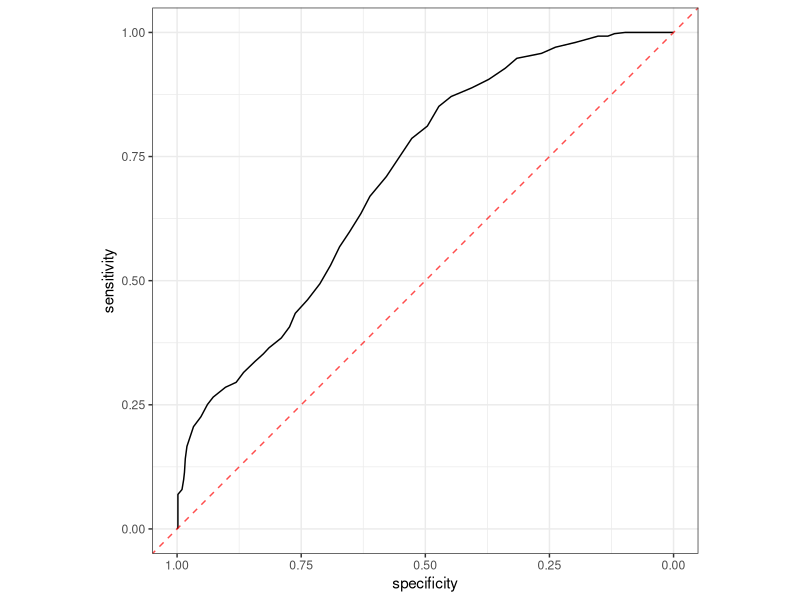
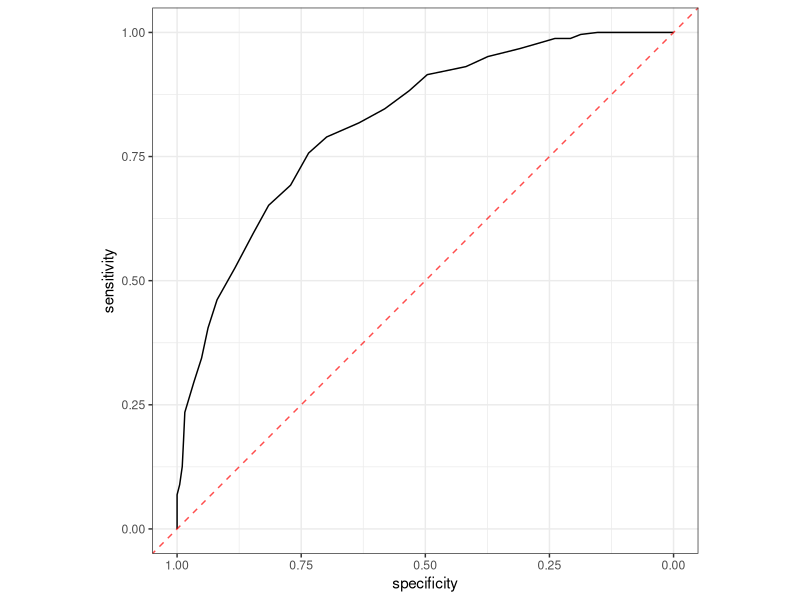
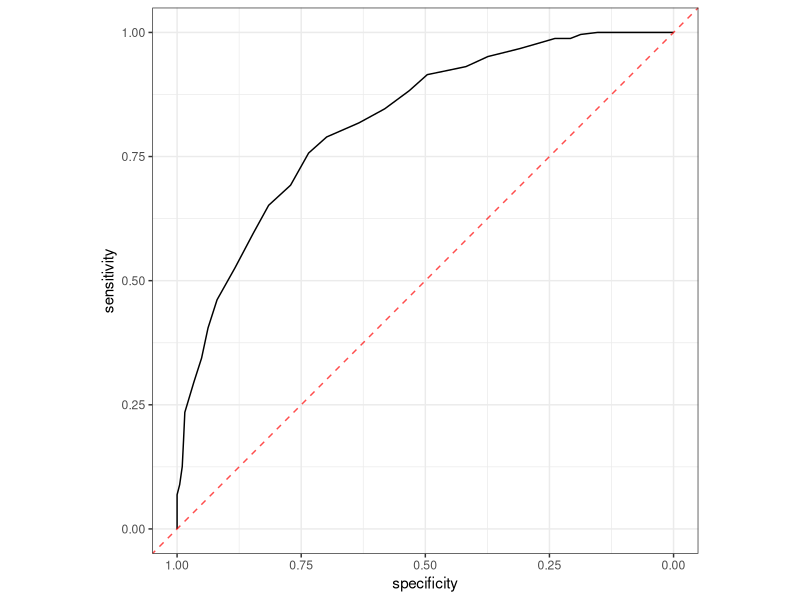
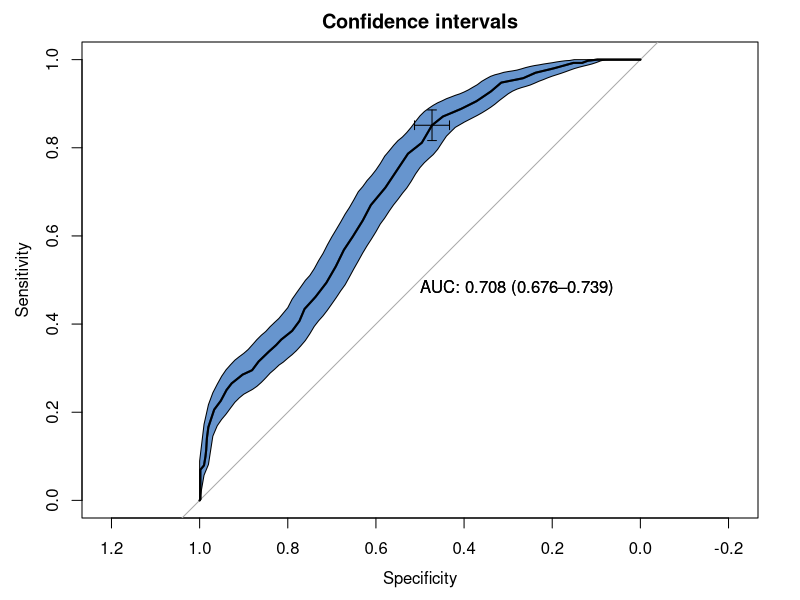
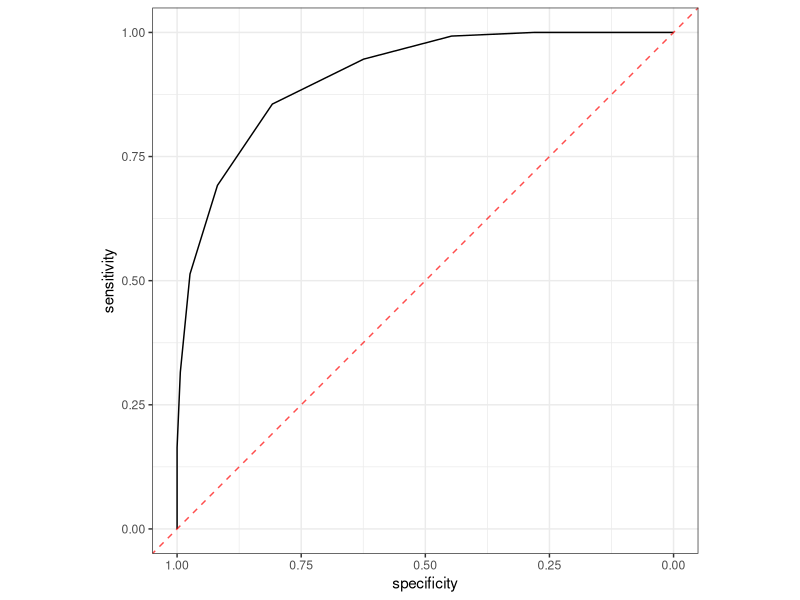

Write the R code that produced these figures, in order.
## ---- chunk 1
knitr::opts_chunk$set(
	echo = TRUE,
	message = FALSE,
	warning = FALSE
)
# library(readr)
library(readxl)

library(tidyverse)
## ---- chunk 2

trauma <- read_excel("trauma.xlsx", col_types = c("skip", 
     "numeric", "text", "text", "numeric", 
     "text", "numeric", "numeric", "numeric", 
     "numeric", "numeric", "numeric", "numeric"))

trauma <- trauma %>%
    mutate(across(c(id, Sex, Death), ~ as.factor(.x)))

# read_file("TZ.txt")

trauma <- trauma %>% 
  mutate(Height = str_replace_all(Height, "\"", "")) 

trauma$Height <- as.numeric(trauma$Height)
  
trauma <- trauma %>% 
  mutate(Height = round(((Height*2.54)/100), digits = 2))

trauma <- trauma %>% 
  mutate(Weight = round(Weight/2.2, digits = 1))




## ---- chunk 3
# Дайте описательную статистику для переменных, включённых в датасет.
trauma %>% 
  summary()

#Заменяем 0 на NA
trauma <- trauma %>%
    mutate(Hb = na_if(Hb, 0))

#Дополнительно  рассчитайте, у какого количества пациентов и в каком проценте случаев у пациентов был снижен уровень гемоглобина? Используйте следующие референтные значения (Мужчины:  13.5–16 г/дл, Женщины: 12–14 г/дл).

trauma <- trauma %>% 
  mutate(Hb_low = case_when((Sex == "Male" & Hb < 13.5) | (Sex == "Female" & Hb < 12) ~ 1, TRUE ~ 0))

Hb_low <- trauma %>% 
  group_by(Hb_low) %>%
  summarise(n = n()) %>%
  mutate(Percent = n/sum(n)*100) %>% round(2)

Hb_low <- Hb_low %>%
  mutate(Hb_low = recode(Hb_low, `0` = "Normal", `1` = "Low level"))


print(paste0(" Значение гемоглобны (Hb) снижено у: ", Hb_low$n[2], " обследованных "))
print(paste0(" Что составило: ", Hb_low$Percent[2], " % от общего количества обследованных (n = ", trauma %>% summarise(n()), ")"))
## ---- chunk 4
# Рассчитайте индекс массы тела у пациентов (кг / м2).  

trauma <- trauma %>% 
  mutate(BMI = (Weight/Height^2) %>% round(1))

# Каков был средний (M (SD)) уровень  ИМТ у пациентов, включённых в исследование?
BMI <- trauma %>% 
  summarise(Mean = mean(BMI), SD = sd(BMI)) %>% 
  round(2)

print(paste0(" Средний уровень ИМТ (M(SD)), у влючённых в исследование составил: ", BMI$Mean, "(", BMI$SD, ")"))

# Какая доля пациентов имела ожирение (ИМТ  > 30)? 
Obesity <- trauma %>% 
  mutate(Obesity = case_when(BMI > 30 ~ 1, TRUE ~ 0)) %>% 
  group_by(Obesity) %>% 
  summarise(n = n()) %>% 
  mutate(Percent = n/sum(n)*100) %>% 
  round(2)

Obesity <- Obesity %>%
  mutate(Obesity = recode(Obesity, `0` = "Normal", `1` = "Obesity"))

print(paste0(" Доля поциентов с ожирением (ИМТ>30) составила ", Obesity$Percent[2], " % от общего количества обследованных (n = ", trauma %>% summarise(n()), ")" ))
## ---- chunk 5
# Как выглядит ROC-кривая для предсказания летального исхода в течение 24 часов по  переменной, характеризующей уровень гемоглобина? Постройте график. Чем может быть  обусловлена такая форма кривой?

library(pROC)

#Convert column Death to numeric
# trauma <- trauma %>%
#     mutate(across(c(id, Sex, Death), ~ as.numeric(.x)))


roc_curve_1 <- roc(Death ~ Hb, 
                   data = trauma,
                   ci = T) 

roc_curve_1 %>% 
    ggroc() + 
    geom_abline(slope=1, intercept = 1, linetype = "dashed", alpha=0.7, color = "red") + 
    coord_equal() +
    theme_bw() 

# Отдельные графики по полу
trauma_male <- trauma %>% 
  dplyr::filter(Sex == "Male") 

roc_curve_m <- roc(Death ~ Hb, 
                   data = trauma_male,
                   ci = T) 

roc_curve_m %>% 
    ggroc() + 
    geom_abline(slope=1, intercept = 1, linetype = "dashed", alpha=0.7, color = "red") + 
    coord_equal() +
    theme_bw()   

trauma_female <- trauma %>% 
  dplyr::filter(Sex == "Famale") 

roc_curve_f <- roc(Death ~ Hb, 
                   data = trauma_male,
                   ci = T) 

roc_curve_f %>% 
    ggroc() + 
    geom_abline(slope=1, intercept = 1, linetype = "dashed", alpha=0.7, color = "red") + 
    coord_equal() +
    theme_bw()   

#########################Altenative plot with CI######################################
###https://programmersought.com/article/10166297014/##################################
rocobj <- plot.roc(trauma$Death, trauma$Hb,
                   
                   main="Confidence intervals", percent=FALSE,
                   
                   ci=TRUE, # compute AUC (of AUC by default)
                   
                   print.auc=TRUE) # print the AUC (will contain the CI)

ciobj <- ci.se(rocobj, # CI of sensitivity
               
               # specificities=seq(0, 100, 5)) # over a select set of specificities
               specificities=seq(0, 1, 0.01)) # over a select set of specificities

plot(ciobj, type="shape", col="#1c61b6AA") # plot as a blue shape
plot(ci(rocobj, of="thresholds", thresholds="best")) # add one threshol




print(paste0("Сделал графики отдельно для полов для демонстрации бимодальности общего"))
## ---- chunk 6
# Чему равна площадь под ROC-кривой, которую вы построили в вопросе 3? 
print(paste0(" Площадь под ROC-кривой составила: ", round(roc_curve_1$auc, digits = 2)))
  
# Чему равен 95%  двусторонний ДИ для площади под ROC-кривой, которую вы построили в вопросе 3? 
print(paste0(" 95% двусторонний ДИ для площади под ROC-кривой составил: ", round(roc_curve_1$ci[1], digits = 2), " - ", round(roc_curve_1$ci[3], digits = 2)))

## ---- chunk 7
# Проведите ROC-анализ и определите, какое пороговое значение является оптимальным для  предсказания летального исхода в течение 24 часов по шкале комы Глазго. 
# Какой  чувствительностью и специфичностью обладает данный порог?

roc_curve_2 <- roc(Death ~ GSC, 
                   data = trauma,
                   ci = T)
# roc_curve_2

roc_curve_2 %>% 
    ggroc() + 
    theme_bw() +
    geom_abline(slope=1, intercept = 1, linetype = "dashed", alpha=0.7, color = "red") + 
    coord_equal()

roc_Glasgo <- roc_curve_2 %>% coords(x = "best", best.method = "closest.topleft")
roc_Glasgo <- roc_Glasgo %>% 
    mutate(sensitivity = round(sensitivity, digits = 2),
           specificity = round(specificity, digits = 2))

print( paste("Оптимальное пороговое значение: ", roc_Glasgo$threshold)) 
print( paste("Чувствительность для данного порогового значения: ", roc_Glasgo$sensitivity))
print( paste("Специфичность для данного порогового значения: ", roc_Glasgo$specificity))



## ---- chunk 8
# Какая из количественных переменных в датасете (включая рассчитанный вами ранее ИМТ) обладает наибольшей площадью под ROC-кривой? 
trauma %>% select(is.numeric) %>% names()

trauma %>% 
    select("Death",
           "Age",
           "Height",
           "Weight",
           "SBP",
           "DBP",
           "FOUR",
           "GSC",
           "Hb",
           "Hb_low",
           "BMI") %>%
    pivot_longer(cols = !Death) %>% 
    
    group_by(name) %>% 
    
    summarise(AUC = roc(Death, value, ci = T)$ci[2] %>% round(3),
              AUC_LCL = roc(Death, value, ci = T)$ci[1] %>% round(3),
              AUC_UCL = roc(Death, value, ci = T)$ci[3] %>% round(3)) %>% 
    dplyr::arrange(AUC) -> AUC_table

AUC_table

print(paste("Наибольшую площадь под кривой имеет признак FOUR:", AUC_table$AUC[10]))
# Как вы можете интерпретировать это знание? 
print(paste("Признак FOUR является наиболее значимым для предсказания летального исхода в течение 24 часов."))

# Какая количественная переменная имеет наименьшую площадь? 
print(paste("Наименьшую площадь под кривой имеет признак Height:", AUC_table$AUC[1]))


